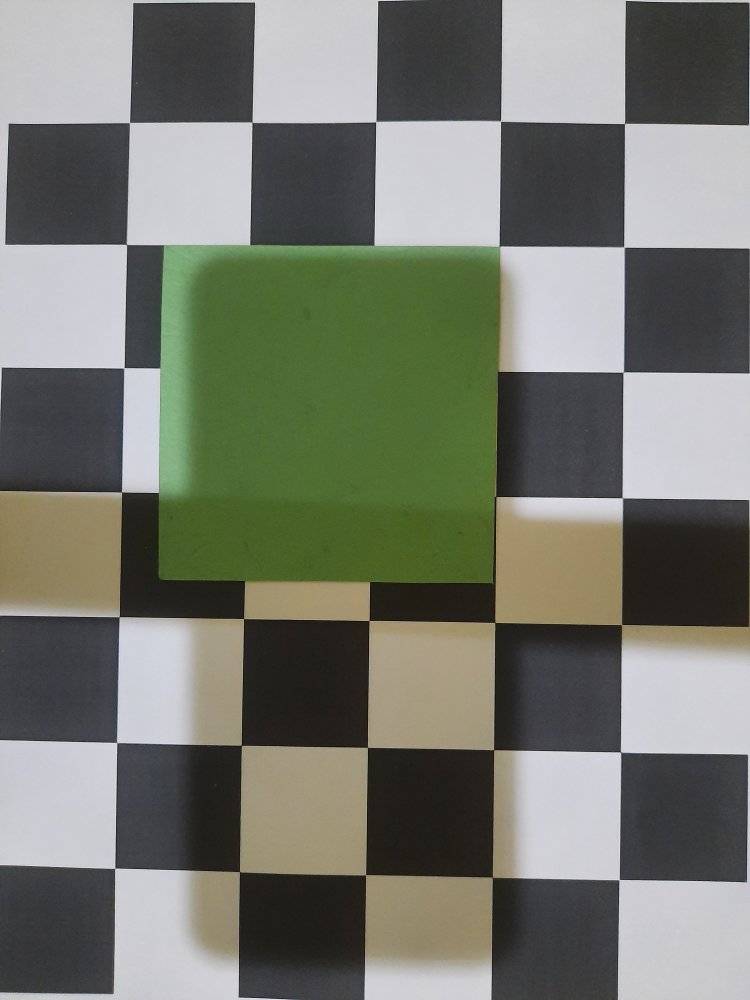
#> input picture midtest/img/pos1.jpg, 3000 x 4000 px, found by its file name (shown at 1/4 size); its folder holds 4 pictures in this run
$ python no04.py
#> lines starting #> are read from the running program, lines starting #| are printed output that depends on the picture; after the words box and inside, x2 and y2 are one past the last pixel; in counts of white or black regions, pixels touching at a corner belong together
import cv2 as cv
import matplotlib.pyplot as plt
import numpy as np
import sys
from math import sqrt


def imshow_resized(I, winname='output', divider=1):
	h,w = I.shape[:2]
	im = cv.resize(I, (w//divider,h//divider))
	cv.imshow(winname, im)

def show_histogram(I, channels=[0], mask=None, hist_size=[256], ranges=[0,256]):
	hist = cv.calcHist(I, channels, mask, hist_size, ranges)
	plt.plot(hist)
	plt.grid(which='major', linewidth=1.2)
	plt.grid(which='minor', linewidth=0.6)
	plt.minorticks_on()
	plt.tight_layout()
	# then, call plt.show() in main program

def show_hsv_hist(I):
	h,s,v = I[:,:,0], I[:,:,1], I[:,:,2]
	plt.subplot(131), plt.title('H'), show_histogram([h], channels=[0])
	plt.subplot(132), plt.title('S'), show_histogram([s], channels=[0])
	plt.subplot(133), plt.title('V'), show_histogram([v], channels=[0])
	# then, call plt.show() in main program

def pairwise_distances(X, Y):
	XX = np.sum(X ** 2, axis=1)[:, np.newaxis]
	YY = np.sum(Y ** 2, axis=1)[np.newaxis, :]
	XY = np.dot(X, Y.T)
	D = np.sqrt(XX - 2 * XY + YY)
	return D


# i want to rearrange: topleft, topright, btmright, btmleft
def reorder_box(pts):
	xSorted = pts[np.argsort(pts[:, 0]), :]
	leftMost = xSorted[:2, :]
	rightMost = xSorted[2:, :]
	leftMost = leftMost[np.argsort(leftMost[:, 1]), :]
	(tl, bl) = leftMost
	# D = dist.cdist(tl[np.newaxis], rightMost, "euclidean")[0]
	D = pairwise_distances(tl[np.newaxis], rightMost)[0]
	(br, tr) = rightMost[np.argsort(D)[::-1], :]
	return np.array([tl, tr, br, bl])

def get_boxes(cnts):
	boxes = []      # array to store box for every contour
	for cnt in cnts:
		rect = cv.minAreaRect(cnt)
		box = cv.boxPoints(rect)
		box = np.int0(box)
		box = reorder_box(box)      # reorder 4 points in box
		boxes.append(box)
	return boxes

def draw_contours(I, cnts):
	boxes = get_boxes(cnts)
	cv.drawContours(I, boxes, -1, (0,255,255), 1)
	return I, boxes

# get centroid of every detected cnt, return it as array
def get_centroid(cnts):
	arr = []    # to store centroid(s)
	for cnt in cnts:    # iterate on every object detected
		M = cv.moments(cnt)
		cx = int(M['m10']/M['m00'])
		cy = int(M['m01']/M['m00'])
		arr.append( (cx, cy) )
	return arr

def put_text_centroid(frame, xc, yc, text, factor=1):
	dist = 20*factor
	org = (xc-dist-dist, yc-dist)
	fontFace = cv.FONT_HERSHEY_SIMPLEX
	fontScale = 0.5*factor
	color = (0,255,0)
	thickness = 1*factor
	text_color_bg = (0,0,0)
	# background
	text_size, _ = cv.getTextSize(text, fontFace, fontScale, thickness)
	text_w, text_h = text_size
	cv.rectangle(frame, org, (org[0]+text_w, org[1]-text_h), text_color_bg, -1)
	cv.putText(frame, text, org, fontFace, fontScale, color, thickness, cv.LINE_AA)

# draw point for every centroid in centroid_array
def draw_centroid(frame, arr):
	# access pixel and change the color
	if len(arr) != 0: count_id = 1
	for (xc, yc) in arr:    # remember that, arr = [(cendtroid_id_1), (centroid_id_2), ...]
		cv.circle(frame, center=(xc, yc), radius=1, color=(0,0,255), thickness=2)
		put_text_centroid(frame, xc, yc, text="(%s, %s)" %(xc, yc), factor=1)
		count_id += 1
	return frame

def im_process(im_path='./midtest/img/filename.jpg'):
	im_ori = cv.imread(sys.path[0] + im_path)
	h,w = im_ori.shape[:2]
	im_resize = cv.resize(im_ori, (h//6, w//6))
	im_hsv = cv.cvtColor(im_resize, cv.COLOR_BGR2HSV)
	im_blur = cv.GaussianBlur(im_hsv, (5,5), 5)

	# from the hsv histogram, i know the lower n upper hsv
	# show_hsv_hist(im_hsv), plt.show()   # hide this later
	lower_hsv, upper_hsv = np.array([30,49,49]), np.array([90,255,255])
	mask = cv.inRange(im_blur, lower_hsv, upper_hsv)
	cv.imshow('mask', mask)
	cv.waitKey(0)

	# remove little area
	kernel = np.ones((5,5), np.uint8)
	im_eroded = cv.erode(mask, kernel, 5)
	im_dilated = cv.dilate(im_eroded, kernel, 1)

	im_edged = cv.Canny(im_dilated, 0, 255)
	cnts, hierarchy = cv.findContours(im_edged, cv.RETR_EXTERNAL, cv.CHAIN_APPROX_SIMPLE)
	print('Jumlah kontur terdeteksi: %s' %len(cnts))
	im_contoured, cnts = draw_contours(im_resize.copy(), cnts)

	# get n draw centroid of every cnt
	centroid_arr = get_centroid(cnts)
	im_centroided = draw_centroid(im_contoured, centroid_arr)

	return im_centroided, centroid_arr

def get_euclidian_distance(pt1=[0,0], pt2=[0,0]):
	dx = pt2[0] - pt1[0]
	dy = pt2[1] - pt1[1]
	dist = sqrt(dx**2 + dy**2)
	return dist

def midpoint(ptA, ptB):
	return ((ptA[0] + ptB[0]) * 0.5, (ptA[1] + ptB[1]) * 0.5)

# i want to blend 2 image
def get_final_im(im1, im2, pts1, pts2):
	im = cv.addWeighted(im1, 0.5, im2, 0.5, gamma=0.0)
	cv.line(im, pts1, pts2, (0,0,255), 1)
	(xc,yc) = midpoint(pts1, pts2)
	distance = get_euclidian_distance(pts1, pts2)
	put_text_centroid(im, int(xc), int(yc), text='d=%spx' %int(distance), factor=1)
	return im

def save_list_images(list_im=[], labels=[]):
	for i in range(len(list_im)):
		filename = sys.path[0] + './img/no04_%s.png' %(labels[i])
		cv.imwrite(filename, list_im[i])


if __name__ == "__main__":
	im_pos1, centroid_arr1 = im_process(im_path='./img/pos1.jpg')
#> in im_process, im_ori is the input picture: shape (4000, 3000, 3); mean B, G, R 110, 120.4, 117.6
#> in im_process, `im_hsv = cv.cvtColor(im_resize, cv.COLOR_BGR2HSV)`: im_hsv: shape (500, 666, 3); mean H, S, V 77.5, 41.8, 124.6
#> in im_process, `im_blur = cv.GaussianBlur(im_hsv, (5,5), 5)`: im_blur: shape (500, 666, 3); mean H, S, V 77.5, 41.8, 124.5
#> in im_process, `mask = cv.inRange(im_blur, lower_hsv, upper_hsv)`:
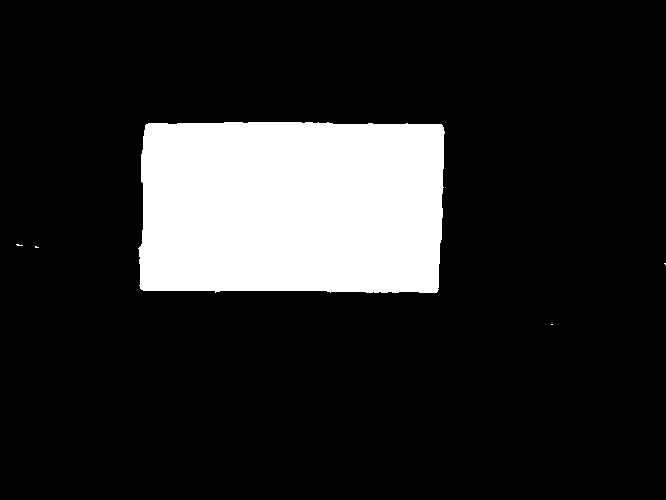
#> mask: shape (500, 666); 15.2% white; 5 white regions (4 under 20 px), largest, box (x1, y1, x2, y2) and area: (138, 122, 445, 293) 50567
#> in im_process, `im_eroded = cv.erode(mask, kernel, 5)`: im_eroded: shape (500, 666); 14.6% white; 1 white region, box (x1, y1, x2, y2) and area: (141, 124, 442, 291) 48613
#> in im_process, `im_dilated = cv.dilate(im_eroded, kernel, 1)`: im_dilated: shape (500, 666); 15.2% white; 1 white region, box (x1, y1, x2, y2) and area: (139, 122, 444, 293) 50553
#> in im_process, `im_edged = cv.Canny(im_dilated, 0, 255)`:
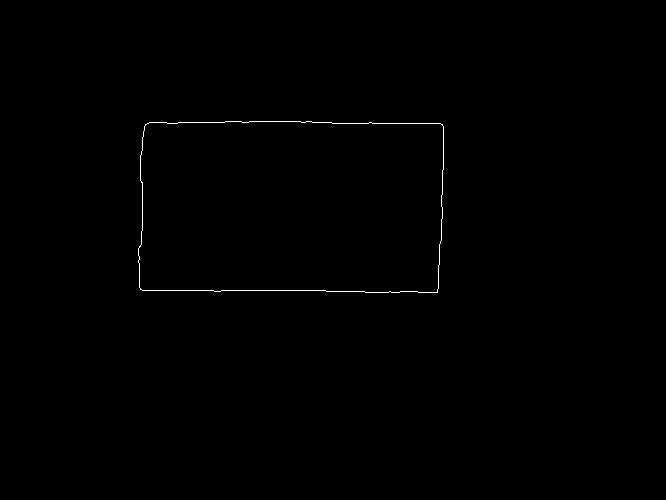
#> im_edged: shape (500, 666); 0.28% white in thin lines or dots, all inside (x1, y1, x2, y2) = (138, 121, 444, 293)
#> in im_process, `cnts, hierarchy = cv.findContours(im_edged, cv.RETR_EXTERNAL, cv.CHAIN..`: cnts = 1 contour; box (x1, y1, x2, y2) and area: (138, 121, 444, 293) 50546
#| Jumlah kontur terdeteksi: 1
#> the loop in get_boxes, `for cnt in cnts:` made 1 pass
#> (rect, box, xSorted in reorder_box) on pass 1: (((290.5, 206.2), (170.6, 304.5), -89.62), [[138, 119], [443, 121], [442, 292], [137, 290]], [[137, 290], [138, 119], [442, 292], [443, 121]])
#> after the loop in get_boxes, `for cnt in cnts:`: boxes = [[[138, 119], [443, 121], [442, 292], [137, 290]]]
#> the loop in get_centroid, `for cnt in cnts:` made 1 pass
#> (cnt, cx, cy) on pass 1: ([[138, 119], [443, 121], [442, 292], [137, 290]], 290, 205)
#> after the loop in get_centroid, `for cnt in cnts:`: arr = [(290, 205)]
#> the loop in draw_centroid, `for (xc, yc) in arr:` made 1 pass
#> (xc, yc, dist in put_text_centroid, org in put_text_centroid, fontFace in put_text_centroid, fontScale in put_text_centroid, color in put_text_centroid, thickness in put_text_centroid) on pass 1: (290, 205, 20, (250, 185), 0, 0.5, (0, 255, 0), 1)
#> after the loop in draw_centroid, `for (xc, yc) in arr:`: count_id = 2
#> centroid_arr1 = [(290, 205)]
	print(centroid_arr1)
#| [(290, 205)]
	im_pos2, centroid_arr2 = im_process(im_path='./img/pos2.jpg')
#> call 2 of im_process, with im_path = './img/pos2.jpg'
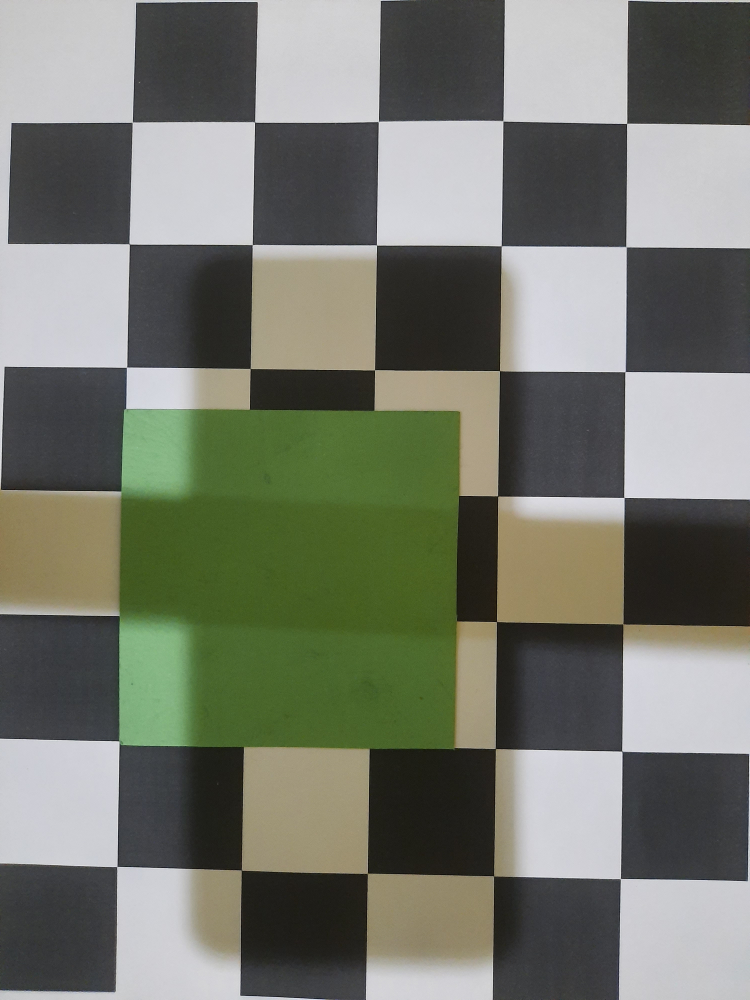
#> input picture midtest/img/pos2.jpg, 3000 x 4000 px, found by its file name (shown at 1/4 size)
#> in im_process, im_ori is the input picture: shape (4000, 3000, 3); mean B, G, R 108.6, 120, 116.8
#> in im_process (call 2), `im_resize = cv.resize(im_ori, (h//6, w//6))`:
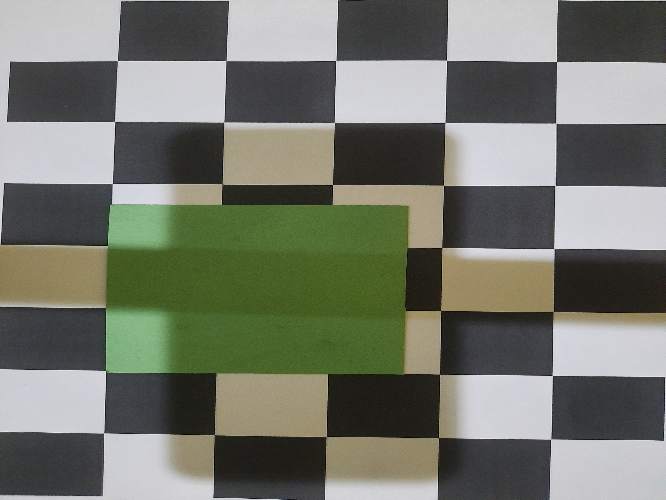
#> im_resize: shape (500, 666, 3); mean B, G, R 108.5, 119.9, 116.7
#> in im_process (call 2), `im_hsv = cv.cvtColor(im_resize, cv.COLOR_BGR2HSV)`: im_hsv: shape (500, 666, 3); mean H, S, V 73.8, 42, 123.5
#> in im_process (call 2), `im_blur = cv.GaussianBlur(im_hsv, (5,5), 5)`: im_blur: shape (500, 666, 3); mean H, S, V 73.8, 42, 123.5
#> in im_process (call 2), `mask = cv.inRange(im_blur, lower_hsv, upper_hsv)`: mask: shape (500, 666); 15.4% white; 3 white regions (2 under 20 px), largest, box (x1, y1, x2, y2) and area: (103, 202, 409, 377) 51340
#> in im_process (call 2), `im_eroded = cv.erode(mask, kernel, 5)`: im_eroded: shape (500, 666); 14.8% white; 1 white region, box (x1, y1, x2, y2) and area: (105, 205, 406, 374) 49356
#> in im_process (call 2), `im_dilated = cv.dilate(im_eroded, kernel, 1)`: im_dilated: shape (500, 666); 15.4% white; 1 white region, box (x1, y1, x2, y2) and area: (103, 203, 408, 376) 51296
#> in im_process (call 2), `im_edged = cv.Canny(im_dilated, 0, 255)`:
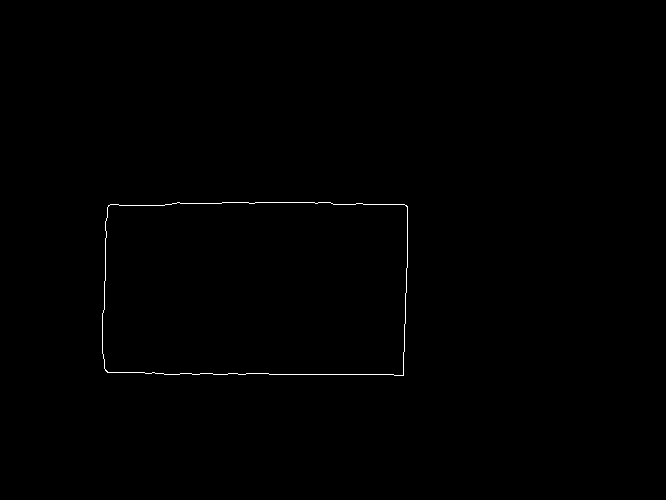
#> im_edged: shape (500, 666); 0.28% white in thin lines or dots, all inside (x1, y1, x2, y2) = (102, 202, 408, 376)
#> in im_process (call 2), `cnts, hierarchy = cv.findContours(im_edged, cv.RETR_EXTERNAL, cv.CHAIN..`: cnts = 1 contour; box (x1, y1, x2, y2) and area: (102, 202, 408, 376) 51286
#| Jumlah kontur terdeteksi: 1
#> the loop in get_boxes (call 2), `for cnt in cnts:` made 1 pass
#> (rect, box, xSorted in reorder_box) on pass 1: (((254.5, 288), (172.7, 304.8), -89.75), [[102, 201], [407, 202], [406, 375], [101, 373]], [[101, 373], [102, 201], [406, 375], [407, 202]])
#> in im_process (call 2), `im_contoured, cnts = draw_contours(im_resize.copy(), cnts)`: cnts = [[[102, 201], [407, 202], [406, 375], [101, 373]]]
#> the loop in get_centroid (call 2), `for cnt in cnts:` made 1 pass
#> (cnt, cx, cy) on pass 1: ([[102, 201], [407, 202], [406, 375], [101, 373]], 254, 287)
#> in im_process (call 2), `centroid_arr = get_centroid(cnts)`: centroid_arr = [(254, 287)]
#> the loop in draw_centroid (call 2), `for (xc, yc) in arr:` made 1 pass
#> (xc, yc, dist in put_text_centroid, org in put_text_centroid, fontFace in put_text_centroid, fontScale in put_text_centroid, color in put_text_centroid, thickness in put_text_centroid) on pass 1: (254, 287, 20, (214, 267), 0, 0.5, (0, 255, 0), 1)
#> centroid_arr2 = [(254, 287)]
	print(centroid_arr2)
#| [(254, 287)]

	im_final = get_final_im(im_pos1, im_pos2, centroid_arr1[0], centroid_arr2[0])
#> in get_final_im, `im = cv.addWeighted(im1, 0.5, im2, 0.5, gamma=0.0)`:
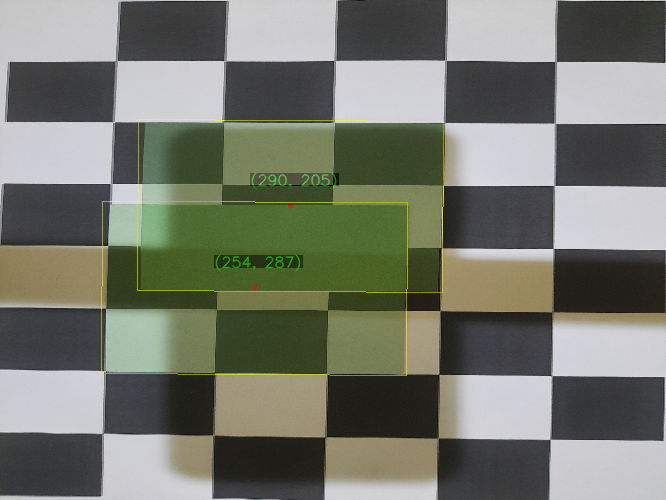
#> im: shape (500, 666, 3); mean of channels 0, 1, 2 108.8, 120.4, 117.3; drawn as B, G, R
#> in get_final_im, `cv.line(im, pts1, pts2, (0,0,255), 1)`: im: shape (500, 666, 3); 0.02% of pixels changed, all inside (x1, y1, x2, y2) = (254, 205, 291, 288)
#> call 3 of put_text_centroid, with xc = 272, yc = 246, text = 'd=89px', factor = 1
#> in put_text_centroid (call 3), `text_size, _ = cv.getTextSize(text, fontFace, fontScale, thickness)`: text_size = (62, 12)
#> in put_text_centroid (call 3), `text_w, text_h = text_size`: text_w = 62
#> in put_text_centroid (call 3), `cv.putText(frame, text, org, fontFace, fontScale, color, thickness, cv..`:
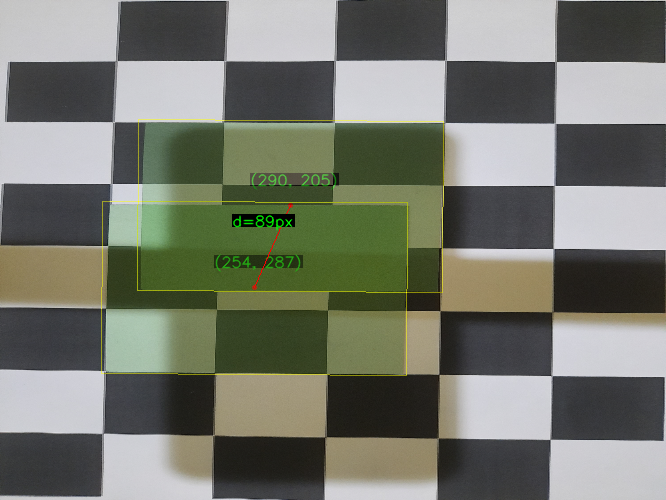
#> frame: shape (500, 666, 3); mean of channels 0, 1, 2 108.7, 120.2, 117.2; drawn as B, G, R

	save_list_images([im_pos1, im_pos2, im_final], ['im_pos1', 'im_pos2', 'im_final'])
#> the loop in save_list_images, `for i in range(len(list_im)):` made 3 passes

	imshow_resized(im_pos1, 'im_pos1')
	imshow_resized(im_pos2, 'im_pos2')
	imshow_resized(im_final, 'final')
	cv.waitKey(0)
